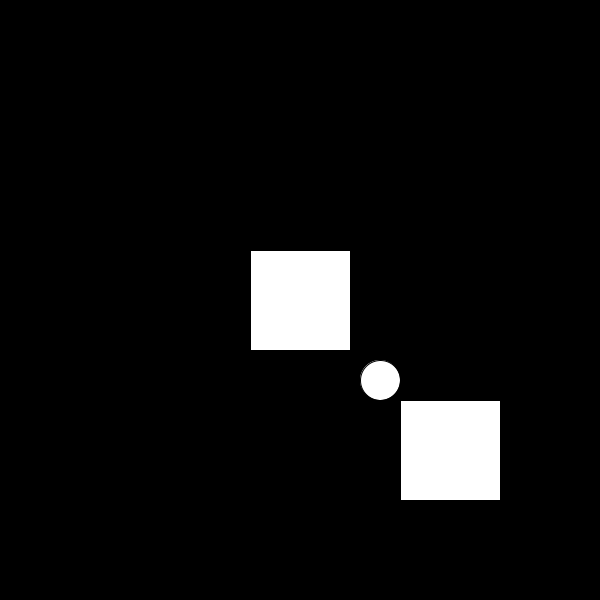
Frame 1 (no input)
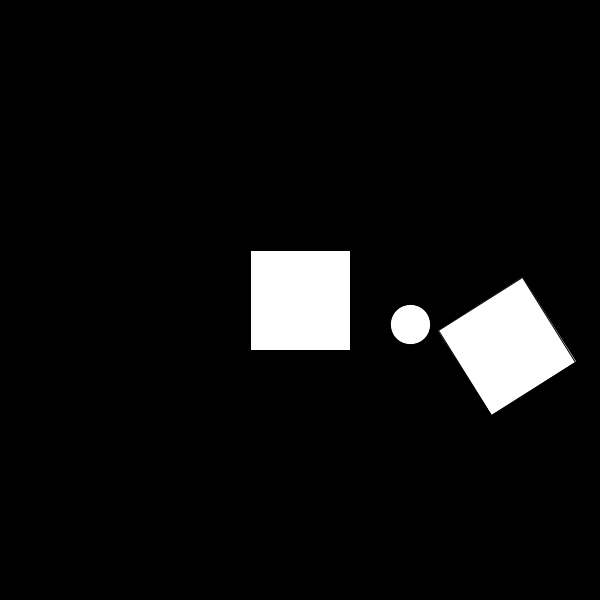
Frame 60 (the mouse pressed at the canvas centre just before this capture)
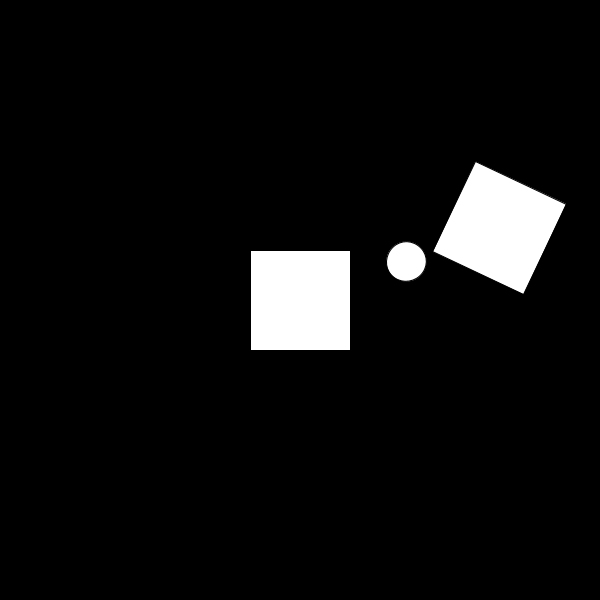
Frame 120 (the mouse held since frame 60 and released just before this capture)

The Processing sketch that drew these frames (run headless with seeded random() and noise(); from frame 60 on, the mouse is pressed at the canvas centre):

// Processing sketch: rotating_translating_framecount
// ── rotating_translating_framecount.pde
//neg mouseX rotates it in left direction and pos mouseX rotates to right
//change this sketch so it rotates around the original position of the shape 
int x, y;
void setup() {
  size(600, 600); 
  rectMode(CENTER); 
  x=width/2;
  y=height/2;
}

void draw(){
background(0);
  
  pushMatrix();
  translate(x,y);
  rotate(frameCount/5); 
  rect(width/4, height/4, 100, 100); 
  pushMatrix();
  translate(80, 80);
  rotate(0/20);
  ellipse(0,0, 40,40);
    popMatrix(); 
  popMatrix(); 
  
    rect(width/2, height/2, 100, 100); 
}
